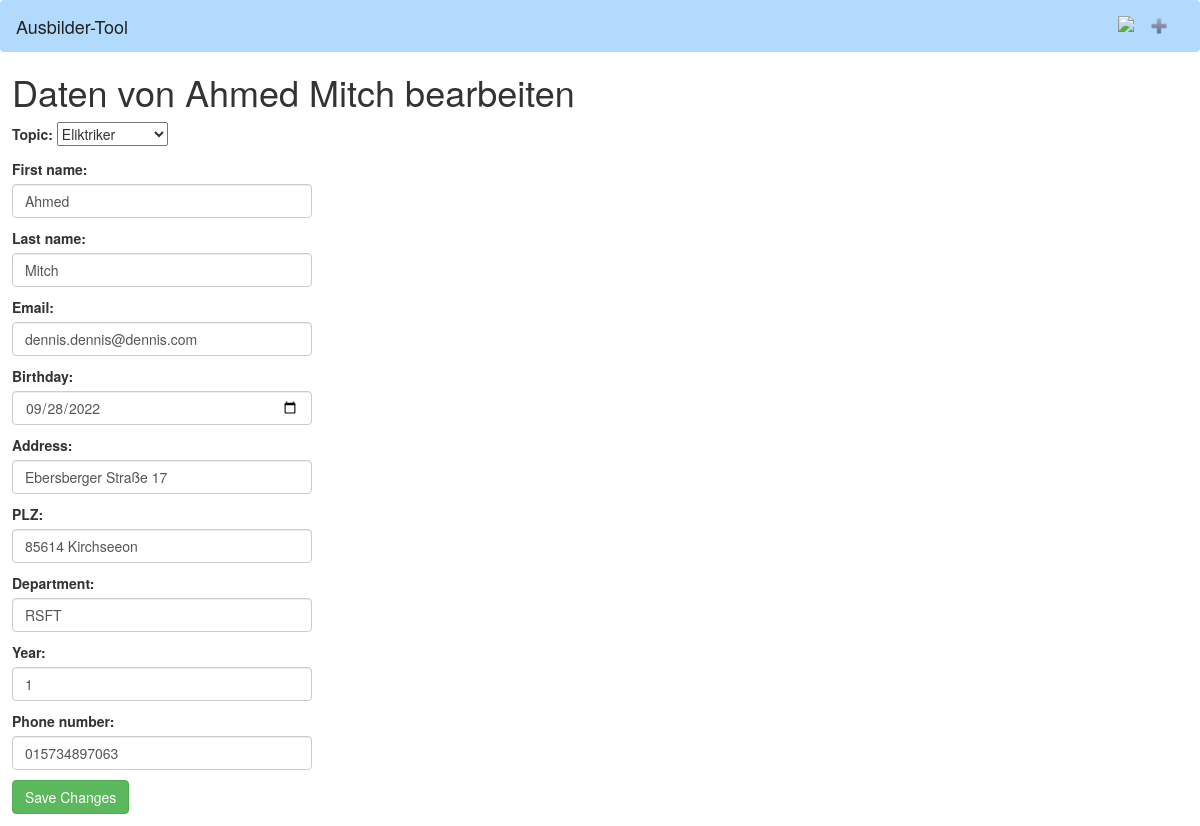
The page /change/37 (signed in) on the database its author committed.
### azubi_list/models.py (models this page shows, shortened)
class Azubi(models.Model):
    topic = models.ForeignKey(Profession, on_delete=models.CASCADE)
    first_name = models.CharField(max_length=30)
    last_name = models.CharField(max_length=30)
    email = models.EmailField(max_length=30)
    birthday = models.DateField()
    address = models.CharField(max_length=30)
    PLZ = models.CharField(max_length=20)
    department = models.CharField(max_length=30)
    year = models.IntegerField()
    phone_number = models.CharField(max_length=30)

### azubi_list/views.py (the view)
# urls.py: path('change/<int:id>', edit_azubi_data, name="edit"),
def edit_azubi_data(request, id):
    if not request.user.is_authenticated:
        return redirect("/login/")
    azubi = get_object_or_404(Azubi, pk=id)
    if request.method == 'POST':
        form = AzubiForm(request.POST, instance=azubi)
        if form.is_valid():
            form.save()
            return homepage(request, "all", 0, id)
    else:
        form = AzubiForm(instance=azubi)
    context = {"azubi": azubi, "form": form}
    return render(request, 'change_azubi_values.html', context)

### azubi_list/models.py (called while the page is built)
    def __str__(self) -> str:
        return self.name

### azubi_list/templates/change_azubi_values.html (shortened to what this page needs)
<!DOCTYPE html>
<html lang="en">
<head>
    <link href="https://maxcdn.bootstrapcdn.com/bootstrap/3.3.7/css/bootstrap.min.css" rel="stylesheet">
</head>
<body>
    <div>{% include 'include/header.html' %}</div>
    <div style="margin: 1%">
        <h1 style="margin-left: 5">Daten von {{azubi.first_name}} {{azubi.last_name}} bearbeiten</h1>
        <form style="margin: 10" method="post">
            {{ form.as_p }}
            <input class="btn btn-success" type="submit" value="Save Changes">
    </div>
</body>
</html>

### rows shown on the page
Azubi: first_name "Ahmed", last_name "Mitch", topic "Eliktriker", email "dennis.dennis@dennis.com", birthday "09/28/2022", address "Ebersberger Straße 17", PLZ "85614 Kirchseeon", department "RSFT", year "1", phone_number "015734897063"
